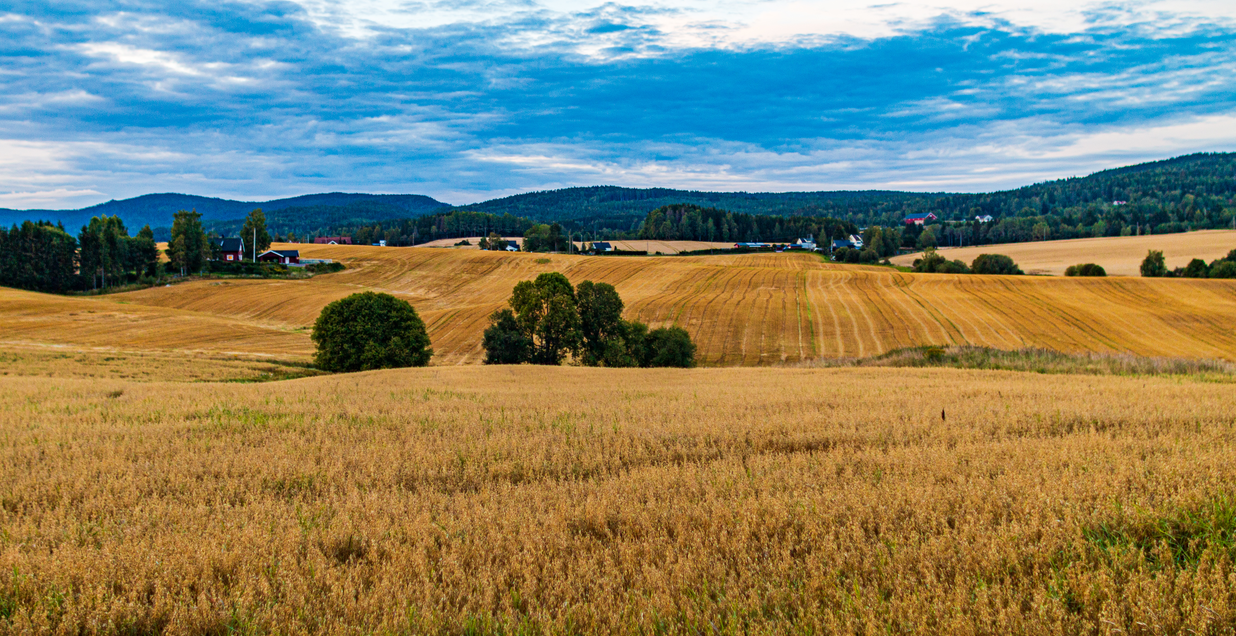
#> input picture data/test/train/high_quality_images/0000001.png, 1236 x 636 px; its folder holds only this picture in this run
$ python create_pixelated_images.py
#> lines starting #> are read from the running program, lines starting #| are printed output that depends on the picture
import cv2
import os
import glob

def create_pixelated_images(input_folder, output_folder, jpeg_qualities=[10, 20], downscale_factors=[5, 6]):
    # Check if input folder exists
    if not os.path.exists(input_folder):
        print(f"Input folder '{input_folder}' does not exist.")
        return

    # Create output folder if it doesn't exist
    os.makedirs(output_folder, exist_ok=True)

    # Get list of images in the input folder
    image_paths = glob.glob(os.path.join(input_folder, "*.png"))
    if not image_paths:
        print(f"No images found in the input folder '{input_folder}'.")
        return

    # Process each image
    for img_path in image_paths:
        img = cv2.imread(img_path)
#> img is the input picture: shape (636, 1236, 3); mean B, G, R 104.2, 130.4, 131.2
        if img is None:
            print(f"Failed to load image '{img_path}'.")
            continue

        filename = os.path.basename(img_path)
        for quality in jpeg_qualities:
            for factor in downscale_factors:
                # Downscale the image
                downscaled_img = cv2.resize(img,
                                            (img.shape[1] // factor, img.shape[0] // factor),
                                            interpolation=cv2.INTER_LINEAR)
                # Upscale back to original size
                pixelated_img = cv2.resize(downscaled_img,
                                           (img.shape[1], img.shape[0]),
                                           interpolation=cv2.INTER_NEAREST)

                # Create directory for this combination if it doesn't exist
                output_dir = os.path.join(output_folder, f"quality_{quality}_factor_{factor}")
                os.makedirs(output_dir, exist_ok=True)

                # Save the pixelated image with JPEG compression
                pixelated_img_path = os.path.join(output_dir, filename)
                cv2.imwrite(pixelated_img_path, pixelated_img, [int(cv2.IMWRITE_JPEG_QUALITY), quality])
                print(f"Saved: {pixelated_img_path}")
#> this loop made 2 passes
#> pass 1, in create_pixelated_images, `cv2.imwrite(pixelated_img_path, pixelated_img, [int(cv2.IMWRITE_JPEG_Q..`:
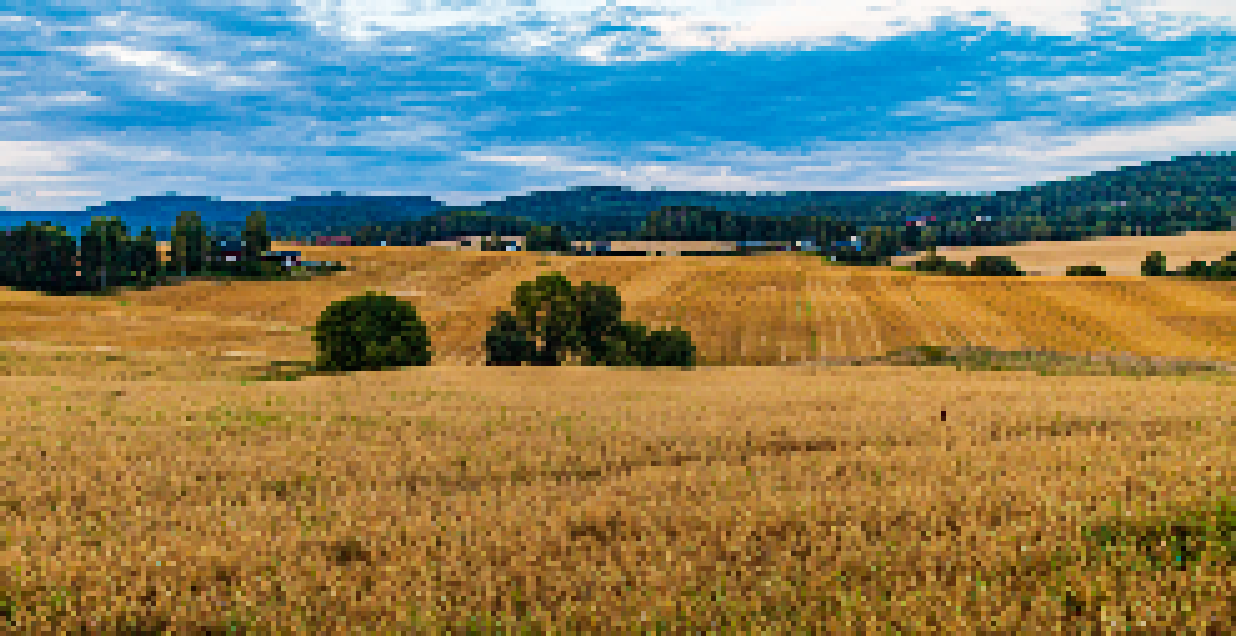
#> saved as 0000001.png: shape (636, 1236, 3); mean B, G, R 104.2, 130.4, 131.1
#> pass 1, in create_pixelated_images, `cv2.imwrite(pixelated_img_path, pixelated_img, [int(cv2.IMWRITE_JPEG_Q..`:
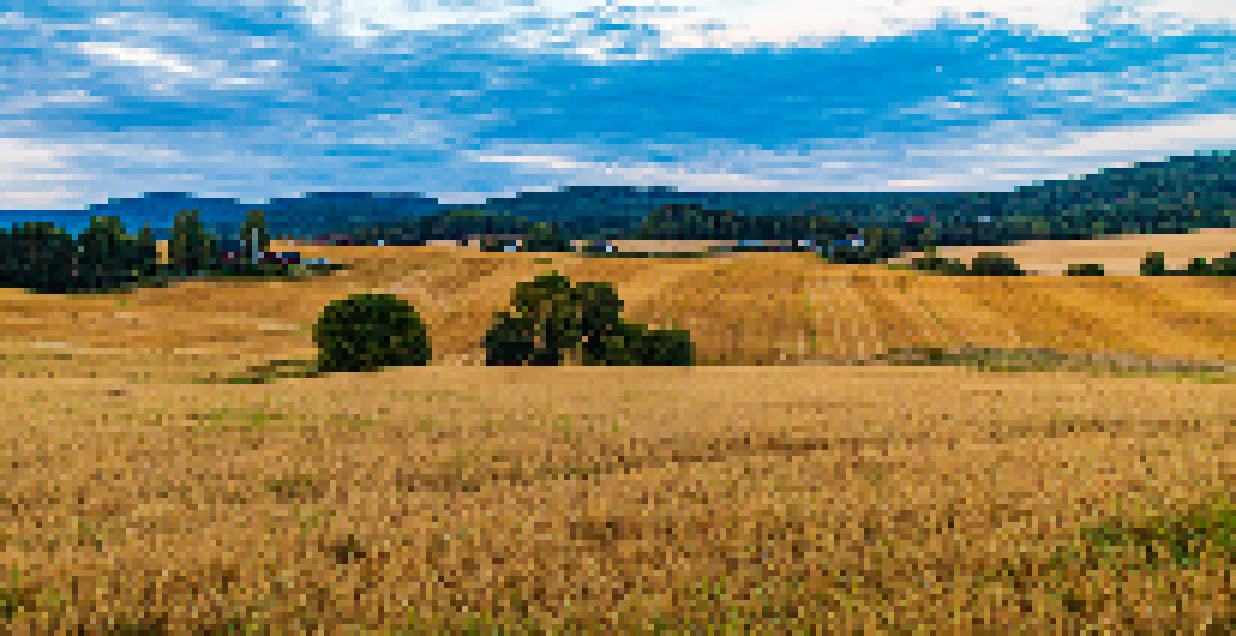
#> saved as 0000001.png: shape (636, 1236, 3); mean B, G, R 104.3, 130.6, 131.5
#> after the loop:
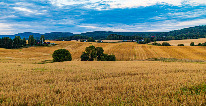
#> downscaled_img: shape (106, 206, 3); mean B, G, R 104.3, 130.6, 131.5

if __name__ == "__main__":
    input_folder = r"E:\INTEL VARUN\data\train\high_quality_images"
    output_folder = r"E:\INTEL VARUN\data\train\pixelated_images"
    create_pixelated_images(input_folder, output_folder, jpeg_qualities=[10, 20], downscale_factors=[5, 6])

$ run again, on data/test/train/high_quality_images/0000005.png
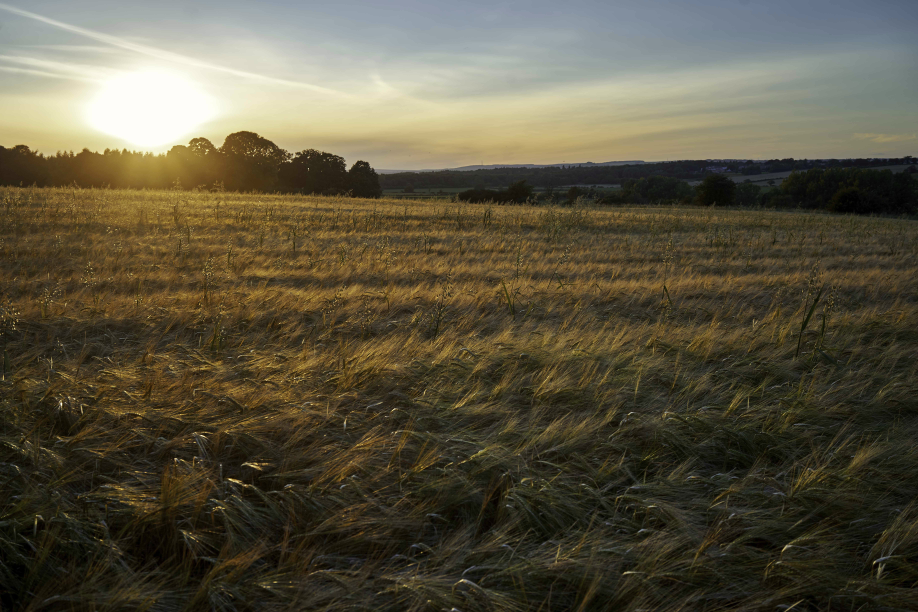
#> input picture data/test/train/high_quality_images/0000005.png, 1836 x 1224 px (shown at 1/2 size)
#> in create_pixelated_images, img is the input picture: shape (1224, 1836, 3); mean B, G, R 64.7, 83.9, 90
#> the loop in create_pixelated_images, `for quality in jpeg_qualities:` made 2 passes
#> pass 1, in create_pixelated_images, `cv2.imwrite(pixelated_img_path, pixelated_img, [int(cv2.IMWRITE_JPEG_Q..`:
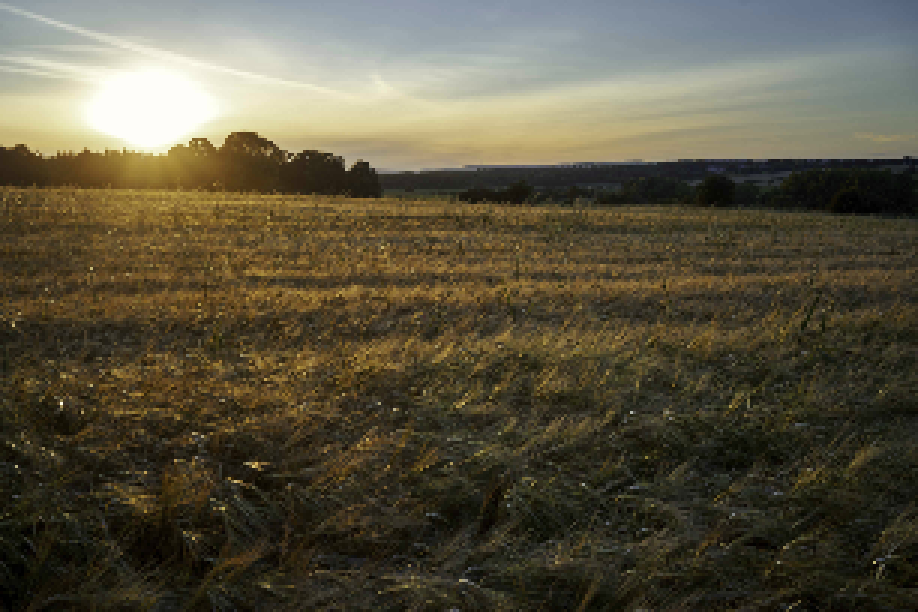
#> saved as 0000005.png: shape (1224, 1836, 3) (shown at 1/2 size); mean B, G, R 64.8, 84, 90.1
#> after the loop in create_pixelated_images, `for quality in jpeg_qualities:`:
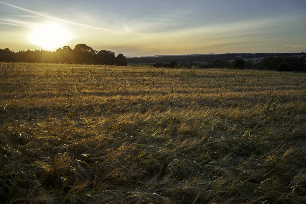
#> downscaled_img: shape (204, 306, 3); mean B, G, R 64.8, 84, 90.1

$ run again, on data/test/train/high_quality_images/0000006.png
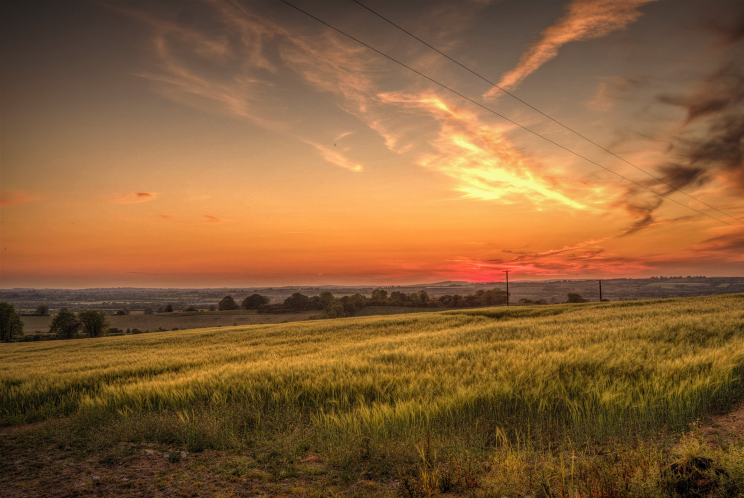
#> input picture data/test/train/high_quality_images/0000006.png, 1488 x 996 px (shown at 1/2 size)
#> in create_pixelated_images, img is the input picture: shape (996, 1488, 3); mean B, G, R 55.2, 95.8, 136.3
#> after the loop in create_pixelated_images, `for quality in jpeg_qualities:`:
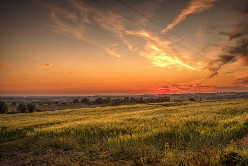
#> downscaled_img: shape (166, 248, 3); mean B, G, R 55.3, 95.9, 136.4

$ run again, on data/test/train/high_quality_images/0000007.png
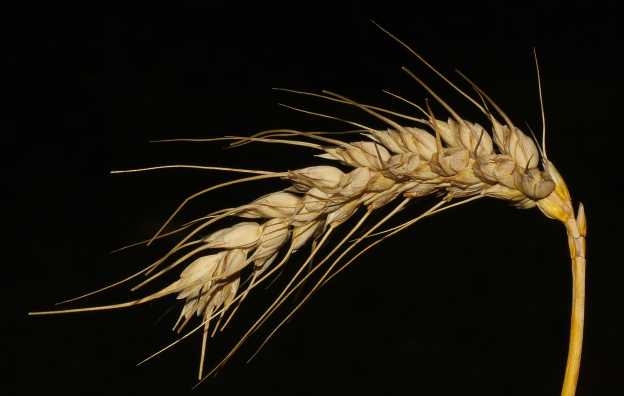
#> input picture data/test/train/high_quality_images/0000007.png, 1248 x 792 px (shown at 1/2 size)
#> in create_pixelated_images, img is the input picture: shape (792, 1248, 3); mean B, G, R 13.4, 24, 29.2
#> the loop in create_pixelated_images, `for quality in jpeg_qualities:` made 2 passes
#> pass 1, in create_pixelated_images, `cv2.imwrite(pixelated_img_path, pixelated_img, [int(cv2.IMWRITE_JPEG_Q..`:
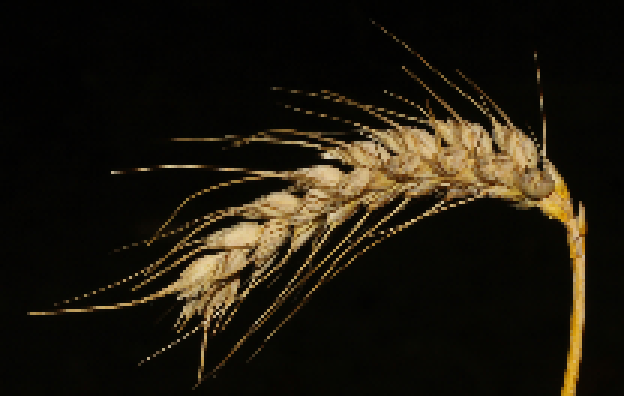
#> saved as 0000007.png: shape (792, 1248, 3) (shown at 1/2 size); mean B, G, R 13.6, 24.2, 29.3
#> after the loop in create_pixelated_images, `for quality in jpeg_qualities:`:
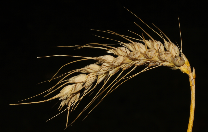
#> downscaled_img: shape (132, 208, 3); mean B, G, R 13.6, 24.2, 29.3

$ run again, on data/test/train/high_quality_images/0000002.png
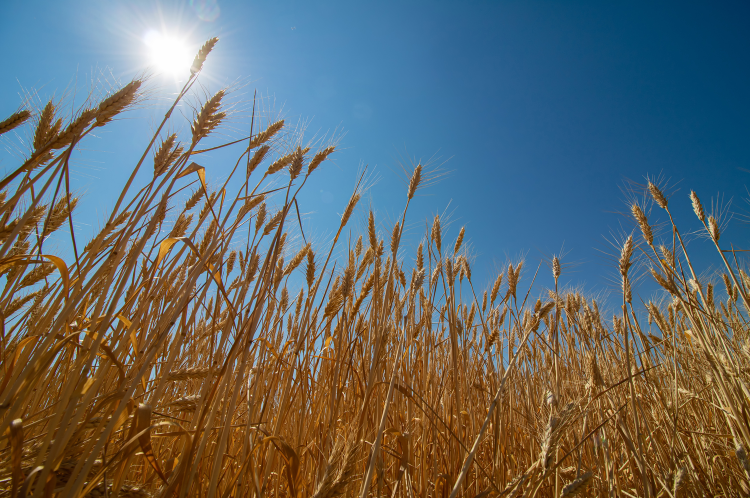
#> input picture data/test/train/high_quality_images/0000002.png, 1500 x 996 px (shown at 1/2 size)
#> in create_pixelated_images, img is the input picture: shape (996, 1500, 3); mean B, G, R 106, 105.7, 97.8
#> the loop in create_pixelated_images, `for quality in jpeg_qualities:` made 2 passes
#> pass 1, in create_pixelated_images, `cv2.imwrite(pixelated_img_path, pixelated_img, [int(cv2.IMWRITE_JPEG_Q..`:
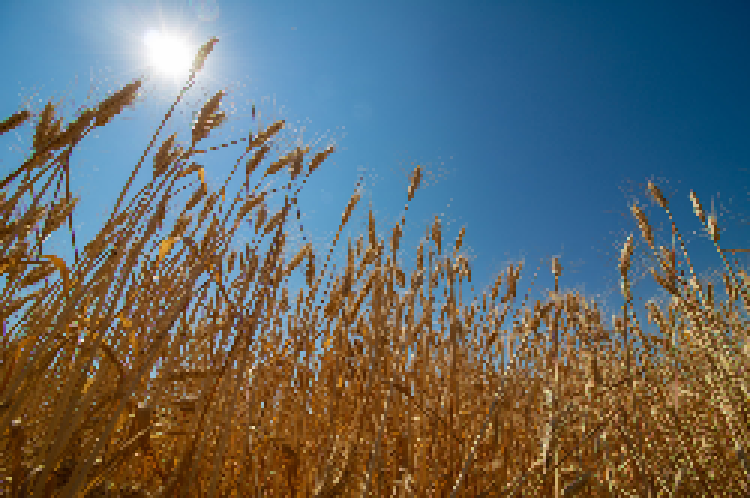
#> saved as 0000002.png: shape (996, 1500, 3) (shown at 1/2 size); mean B, G, R 106.1, 105.8, 98
#> after the loop in create_pixelated_images, `for quality in jpeg_qualities:`:
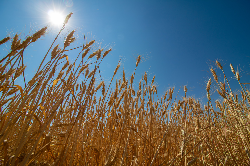
#> downscaled_img: shape (166, 250, 3); mean B, G, R 106.1, 105.8, 98
